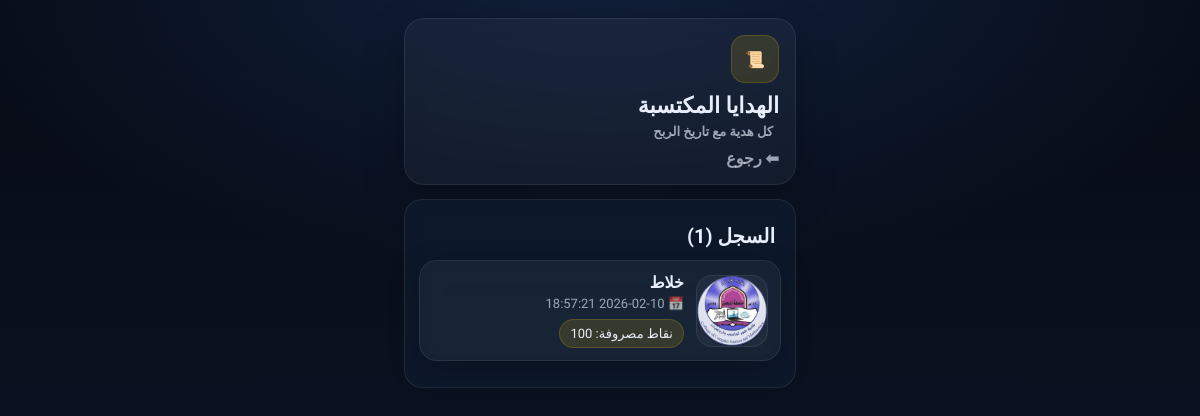
The app's page /my-gifts (signed in), older data.
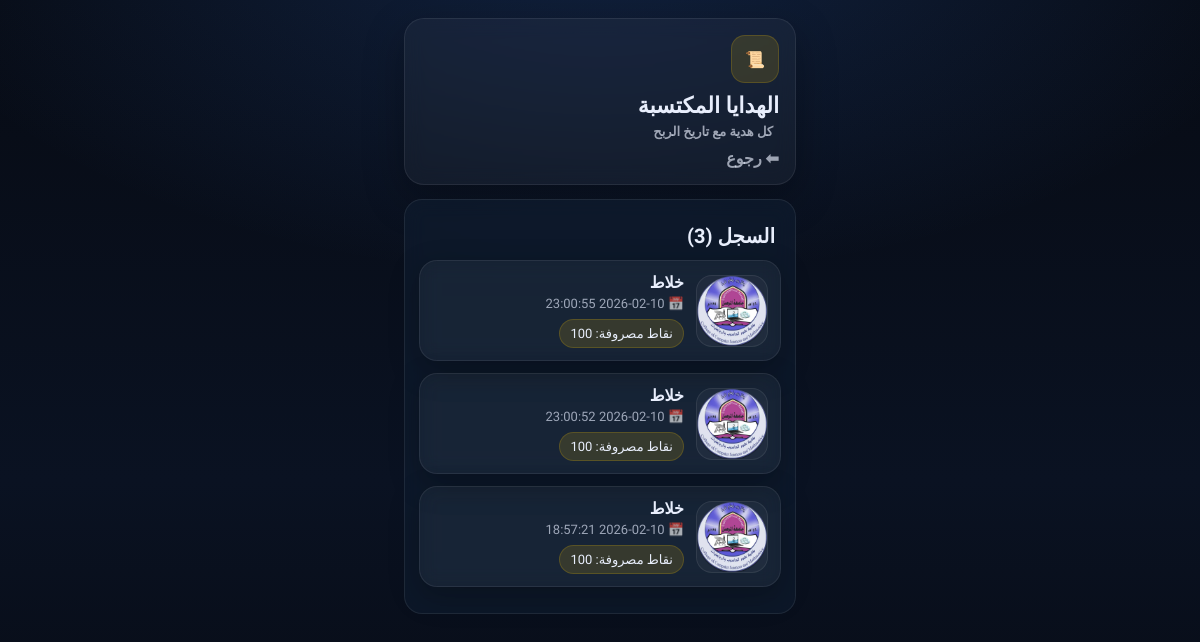
The same page, newer data.
### tables this page shows
CREATE TABLE redemptions (
        id INTEGER PRIMARY KEY AUTOINCREMENT,
        tech_id INTEGER NOT NULL,
        gift_id INTEGER NOT NULL,
        points_spent INTEGER NOT NULL,
        created_at TEXT NOT NULL,
        status TEXT NOT NULL DEFAULT 'pending',
        FOREIGN KEY (tech_id) REFERENCES technicians(id),
        FOREIGN KEY (gift_id) REFERENCES gifts(id)
    );

CREATE TABLE gifts (
        id INTEGER PRIMARY KEY AUTOINCREMENT,
        name TEXT NOT NULL,
        points_required INTEGER NOT NULL,
        image_filename TEXT,
        is_active INTEGER NOT NULL DEFAULT 1,
        created_at TEXT NOT NULL
    );

### app.py (the view)
@app.get("/my-gifts")
def user_my_gifts():
    if not user_required():
        return redirect(url_for("user_login"))
    con = db.connect()
    rows = con.execute("""
        SELECT r.created_at, g.name, g.image_filename, r.points_spent
        FROM redemptions r
        JOIN gifts g ON g.id = r.gift_id
        WHERE r.tech_id=?
        ORDER BY r.id DESC
    """, (current_user_id(),)).fetchall()
    con.close()
    return render_template(
        "user_my_gifts.html",
        site_name=SITE_NAME,
        rows=rows,
        storage_public_base=supabase_public_base() if _use_supabase_storage() else None
    )

### app.py (called while the page is built)
def _use_supabase_storage():
    return bool(SUPABASE_URL and SUPABASE_SERVICE_ROLE_KEY and SUPABASE_BUCKET)

def user_required():
    return session.get("user_logged_in") is True

def current_user_id():
    return session.get("user_id")

### db.py (called while the page is built)
def _is_postgres():
    return DATABASE_URL.startswith("postgres://") or DATABASE_URL.startswith("postgresql://")

def connect():
    if _is_postgres():
        import psycopg2
        conn = psycopg2.connect(DATABASE_URL)
        return _PgConnWrapper(conn)
    con = sqlite3.connect(DB_PATH)
    con.row_factory = sqlite3.Row
    return con

### templates/user_my_gifts.html (shortened to what this page needs)
<!doctype html>
<html lang="ar" dir="rtl">
<head>
  <link rel="stylesheet" href="{{ url_for('static', filename='css/theme.css') }}">
</head>
<body>
  <div class="mobile-wrap">
    <div class="top-card">
      <div class="badge-icon">📜</div>
      <div style="margin-top:10px;">
        <div class="page-title">الهدايا المكتسبة</div>
        <div class="page-subtitle">كل هدية مع تاريخ الربح</div>
      </div>
      <div style="margin-top:10px;">
        <a href="{{ url_for('user_dashboard') }}" style="color:var(--muted);text-decoration:none;font-weight:800;">⬅ رجوع</a>
      </div>
    </div>
    <div class="section">
      <div class="section-title">السجل ({{ rows|length }})</div>
      {% for r in rows %}
        <div class="quick-item" style="padding:12px;text-align:right;">
          <div style="display:flex;gap:12px;align-items:center;">
            <div class="gift-thumb">
              {% if r.image_filename %}
                {% if '://' in r.image_filename %}
                  <img src="{{ r.image_filename }}" alt="">
                {% elif storage_public_base %}
                  <img src="{{ storage_public_base ~ r.image_filename }}" alt="">
                {% else %}
                  <img src="{{ url_for('static', filename='uploads/' ~ r.image_filename) }}" alt="">
                {% endif %}
              {% else %}
                <div style="height:100%;display:flex;align-items:center;justify-content:center;opacity:.6;font-size:26px;">🎁</div>
              {% endif %}
            </div>
            <div style="flex:1;">
              <div style="font-weight:900;">{{ r.name }}</div>
              <div class="muted small" style="margin-top:4px;">📅 {{ r.created_at }}</div>
              <div class="small" style="margin-top:8px;display:inline-block;background:rgba(245,196,0,.14);border:1px solid rgba(245,196,0,.18);padding:6px 10px;border-radius:999px;">
                نقاط مصروفة: {{ r.points_spent }}
              </div>
            </div>
          </div>
        </div>
      {% endfor %}
    </div>
  </div>
</body>
</html>

Row changes from the older to the newer data that the page shows:
added redemptions: image_filename (picture), name "خلاط", created_at "2026-02-10 23:00:55", points_spent "100"
added redemptions: image_filename (picture), name "خلاط", created_at "2026-02-10 23:00:52", points_spent "100"
Text that changed along with them:
{{ rows|length }}: "1" → "3"
